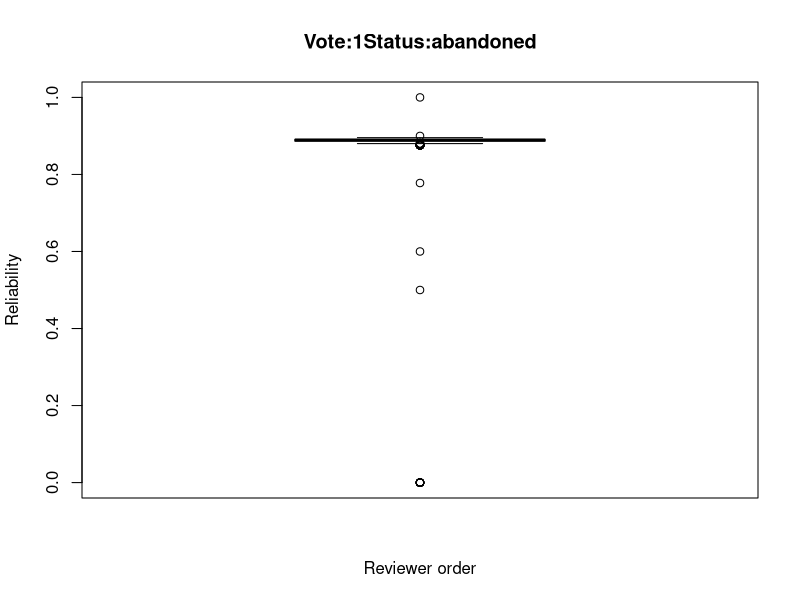
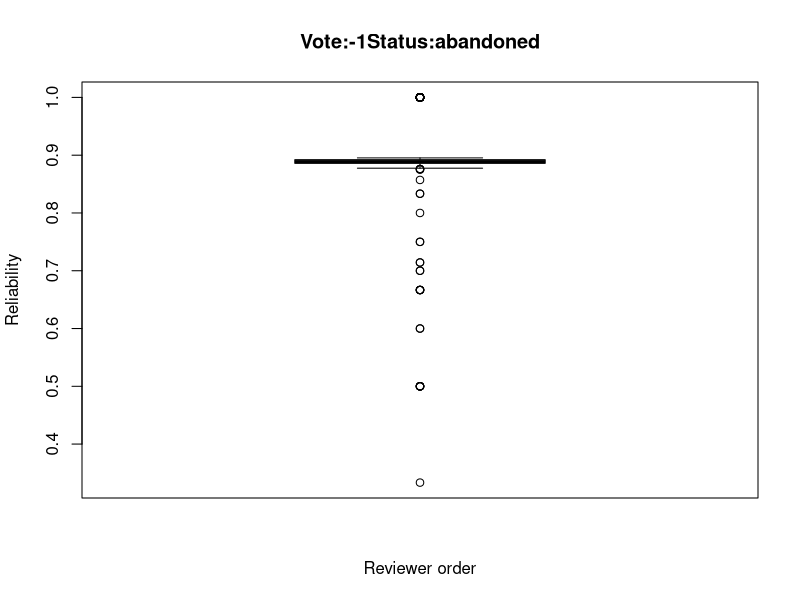
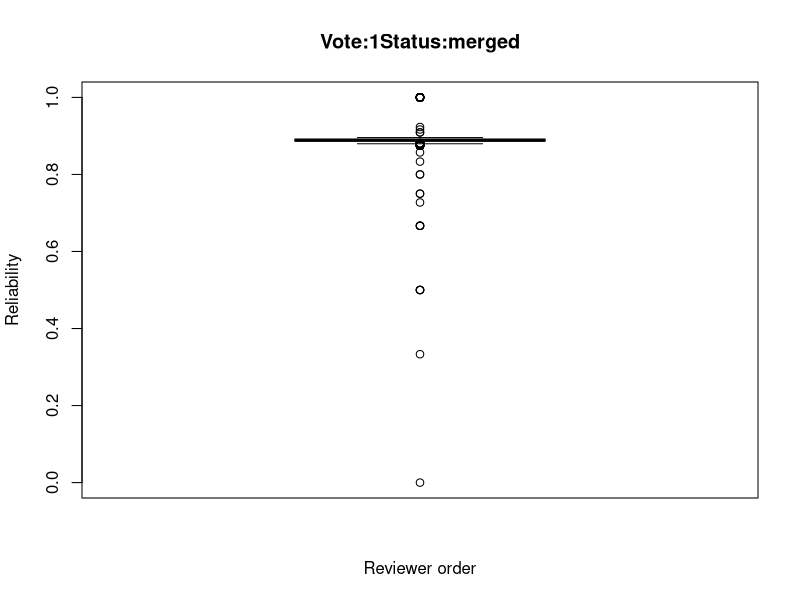
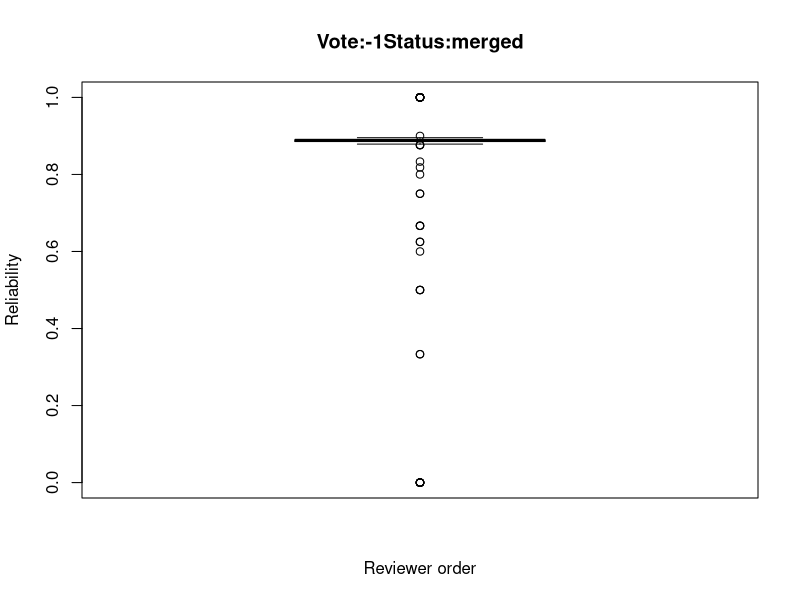

These figures' R source, in order:
########################
## SANER2015 RQ2
## @author:Yuki Ueda
## @createdOn:2015/10/15
########################
#pdf("RQ2_1.pdf")


### Set data
num <- data.frame() # Init

# Input csv
num <- read.csv("CSVdata/numOfPatchsets_1.csv"
                 ,sep=",", header=TRUE)

### number of patchset's voting(+1, -1) is 1
# index_l_m: vote is "like" and status is "merge"
# index_d_a: vote is "dislike" and status is abandoned
index_l_m <- data.frame()
index_d_m <- data.frame()
index_l_a <- data.frame()
index_d_a <- data.frame()

for(i in 1:nrow(num)){
  if(num$Status[i] == "merged"){      # status is merge
    if(num$VotingScore[i] == 1){      # vote is like
      index_l_m <- rbind(index_l_m, num[i,])
    }else{                            # vote is dislike
      index_d_m <- rbind(index_d_m, num[i,])
    }
  }else{                              # status is abandoned
    if(num$VotingScore[i] == 1){      # vote is like
      index_l_a <- rbind(index_l_a, num[i,])
    }else{
      index_d_a <- rbind(index_d_a, num[i,])
    }
  }
}

index_merge <- list(index_l_m, index_d_m)
index_abondone <- list(index_l_a, index_d_a)
index <- list(index_abondone, index_merge)

for(i in index){
  for(j in i){
    value = j$CurrentPar
    name = paste("Vote:", j$VotingScore[1], "Status:", j$Status[1],sep="")
    jpeg(paste("picture2/RQ1",name,".jpg",sep=""))
    boxplot(value, xlab="Reviewer order", ylab="Reliability", main=name)
    summary(value)
  }
}
